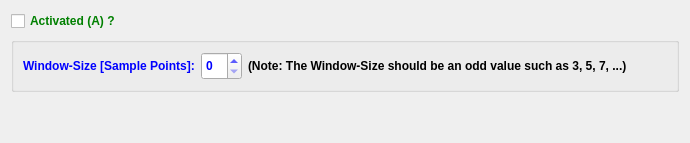
                  <widget class="QWidget" name="tab_10">
                   <attribute name="title">
                    <string>A</string>
                   </attribute>
                   <layout class="QVBoxLayout" name="verticalLayout_27">
                    <item>
                     <widget class="QCheckBox" name="checkBox_medianFilterAActivate">
                      <property name="font">
                       <font>
                        <weight>75</weight>
                        <bold>true</bold>
                       </font>
                      </property>
                      <property name="styleSheet">
                       <string notr="true">color: green
</string>
                      </property>
                      <property name="text">
                       <string>Activated (A) ?</string>
                      </property>
                     </widget>
                    </item>
                    <item>
                     <widget class="QGroupBox" name="groupBox_3">
                      <property name="title">
                       <string/>
                      </property>
                      <layout class="QVBoxLayout" name="verticalLayout_14">
                       <item>
                        <layout class="QHBoxLayout" name="horizontalLayout_23">
                         <item>
                          <widget class="QLabel" name="label_2">
                           <property name="font">
                            <font>
                             <weight>75</weight>
                             <bold>true</bold>
                            </font>
                           </property>
                           <property name="styleSheet">
                            <string notr="true">color: blue</string>
                           </property>
                           <property name="text">
                            <string>Window-Size [Sample Points]:</string>
                           </property>
                          </widget>
                         </item>
                         <item>
                          <widget class="QSpinBox" name="spinBox_medianFilterWindowSizeA">
                           <property name="minimumSize">
                            <size>
                             <width>0</width>
                             <height>28</height>
                            </size>
                           </property>
                           <property name="maximumSize">
                            <size>
                             <width>16777215</width>
                             <height>28</height>
                            </size>
                           </property>
                           <property name="font">
                            <font>
                             <weight>75</weight>
                             <bold>true</bold>
                            </font>
                           </property>
                           <property name="styleSheet">
                            <string notr="true">color: blue</string>
                           </property>
                          </widget>
                         </item>
                         <item>
                          <widget class="QLabel" name="label_147">
                           <property name="font">
                            <font>
                             <weight>75</weight>
                             <bold>true</bold>
                            </font>
                           </property>
                           <property name="text">
                            <string>(Note: The Window-Size should be an odd value such as 3, 5, 7, ...)</string>
                           </property>
                          </widget>
                         </item>
                         <item>
                          <spacer name="horizontalSpacer_12">
                           <property name="orientation">
                            <enum>Qt::Horizontal</enum>
                           </property>
                           <property name="sizeHint" stdset="0">
                            <size>
                             <width>40</width>
                             <height>20</height>
                            </size>
                           </property>
                          </spacer>
                         </item>
                        </layout>
                       </item>
                      </layout>
                     </widget>
                    </item>
                    <item>
                     <spacer name="verticalSpacer_3">
                      <property name="orientation">
                       <enum>Qt::Vertical</enum>
                      </property>
                      <property name="sizeHint" stdset="0">
                       <size>
                        <width>20</width>
                        <height>40</height>
                       </size>
                      </property>
                     </spacer>
                    </item>
                   </layout>
                  </widget>
